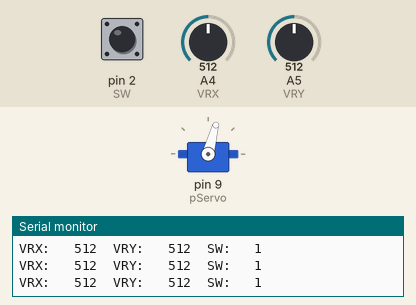
Simulated run of this sketch. Board: Arduino Uno, built with avr-gcc and run on an emulated ATmega328P. Shown: servo, the last lines printed to the serial monitor. The test bench sets the inputs (shaded band); at power-on: A4 (VRX) = 512, A5 (VRY) = 512, pin 2 (SW) HIGH.

Above: at 1.2 s.
1.3 s: A4 (VRX) set to 107
At 2.4 s:
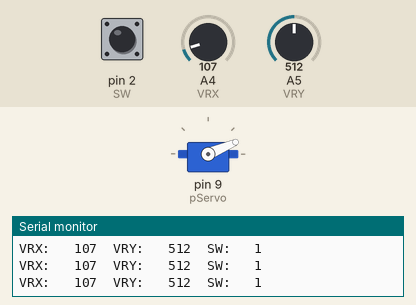
2.8 s: A4 (VRX) set to 90
At 4.0 s:
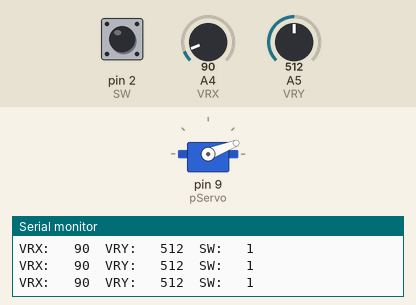
4.3 s: A5 (VRY) set to 11
At 4.8 s:
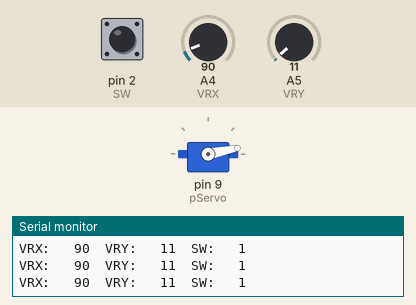
5.8 s: A5 (VRY) set to 8
8.8 s: pin 2 (SW) pulled LOW for 0.15 s
At 8.88 s:
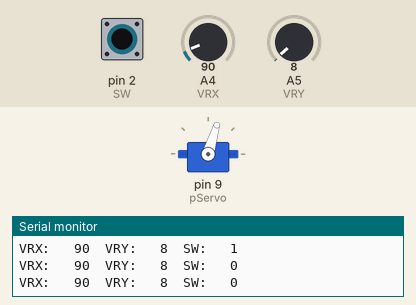
11.9 s: pin 2 (SW) pulled LOW for 3.2 s
At 16.2 s:
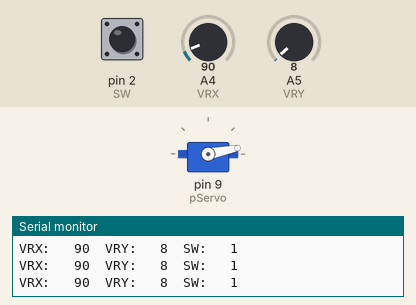
Timing chart, 0 to 17.7 s (numbered marks = the images above; inputs shaded):
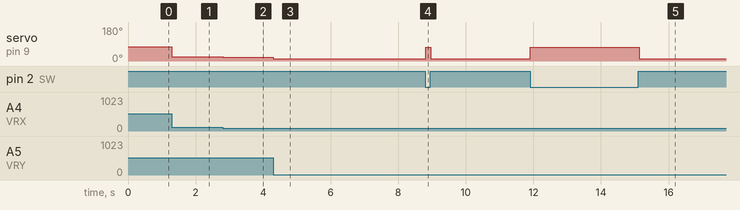

Measured:
- after the input at 1.3 s, servo on pin 9 (pServo): 75° → 23° at once
- after the input at 2.8 s, servo on pin 9 (pServo): 23° → 21° at once
- after the input at 4.3 s, servo on pin 9 (pServo): 21° → 11° at once
- after the input at 8.8 s, servo on pin 9 (pServo): 11° → 73° at once, → 11° 0.16 s later
- after the input at 11.9 s, servo on pin 9 (pServo): 11° → 73° at once, → 11° 3.2 s later

The sketch:

Aduino_ProjetoGarra.ino
```cpp
//BIBLIOTECAS
#include <Servo.h>
Servo servoMotor; //instancia o objeto

//PINOS
const int VRX = A4, VRY = A5, SW = 2;
const int pServo = 9;

//VARIÁVEIS
const int fecha = 140, abre = 10; //posições limite do servo
int posicaoMelhor = 500, posicao = 0;
int flag = 0; //indica a tendência do movimento

void setup() {
  pinMode(VRX, INPUT);
  pinMode(VRY, INPUT);
  pinMode(SW, INPUT_PULLUP);

  servoMotor.attach(pServo);

  Serial.begin(9600);
}

void loop() {
  imprime_joystick();
  if(analogRead(VRY) <= 400 && flag == 0) {
    flag = 1; //abre
  }

  else if(analogRead(VRY) >= 600 && flag == 0) {
    flag = 2; //fecha
  }

  if(digitalRead(SW) == HIGH) {
    if(flag == 1) {
      if(analogRead(VRY) < posicaoMelhor) {
        posicaoMelhor = analogRead(VRY);
      }
    }
    else if(flag == 2) {
      if(analogRead(VRY) > posicaoMelhor) {
        posicaoMelhor = analogRead(VRY);
      }
    }
    else {
      posicaoMelhor = analogRead(VRX);
    }
  }
  else {
    flag = 0;
    posicaoMelhor = 500;
  }

  posicao = map(posicaoMelhor, 0, 1023, abre, fecha);
  servoMotor.write(posicao);
  delay(10);
}

//FUNÇÕES
void imprime_joystick() {
  Serial.print("VRX: ");
  Serial.print("\t");
  Serial.print(analogRead(VRX));
  Serial.print("\t");

  Serial.print("VRY: ");
  Serial.print("\t");
  Serial.print(analogRead(VRY));
  Serial.print("\t");

  Serial.print("SW: ");
  Serial.print("\t");
  Serial.println(digitalRead(SW));
}
```
